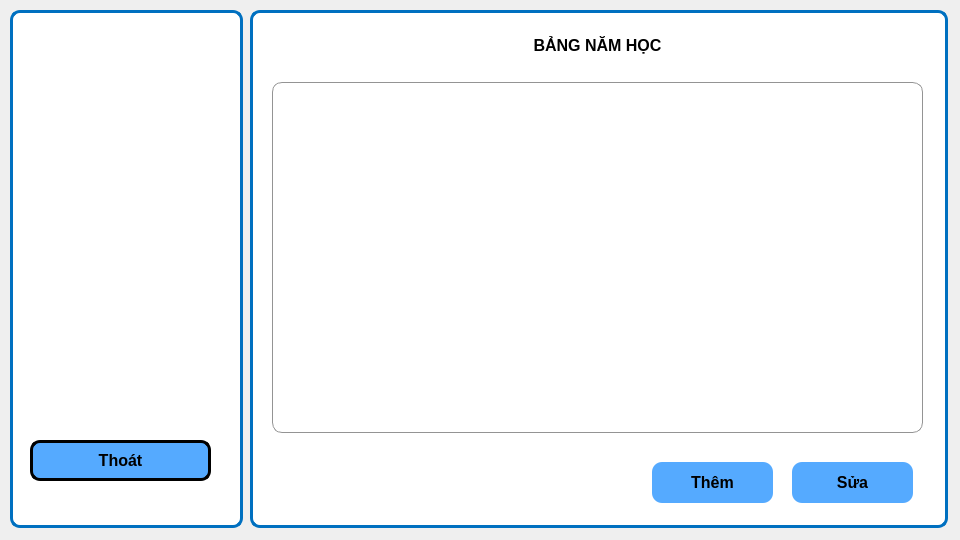
<?xml version="1.0" encoding="UTF-8"?>
<ui version="4.0">
 <class>man_hinh_bang_nam_hoc</class>
 <widget class="QWidget" name="man_hinh_bang_nam_hoc">
  <property name="geometry">
   <rect>
    <x>0</x>
    <y>0</y>
    <width>960</width>
    <height>540</height>
   </rect>
  </property>
  <property name="windowTitle">
   <string>Form</string>
  </property>
  <widget class="QGroupBox" name="groupBox">
   <property name="geometry">
    <rect>
     <x>10</x>
     <y>10</y>
     <width>233</width>
     <height>518</height>
    </rect>
   </property>
   <property name="styleSheet">
    <string notr="true">border: 3px solid rgb(0, 112, 192);
background-color: rgb(255, 255, 255);
border-radius: 10px</string>
   </property>
   <property name="title">
    <string/>
   </property>
   <widget class="QGroupBox" name="groupBox_4">
    <property name="geometry">
     <rect>
      <x>10</x>
      <y>10</y>
      <width>207</width>
      <height>231</height>
     </rect>
    </property>
    <property name="styleSheet">
     <string notr="true">border: None;
</string>
    </property>
    <property name="title">
     <string/>
    </property>
   </widget>
   <widget class="QGroupBox" name="groupBox_5">
    <property name="geometry">
     <rect>
      <x>10</x>
      <y>250</y>
      <width>207</width>
      <height>101</height>
     </rect>
    </property>
    <property name="styleSheet">
     <string notr="true">border: None;
</string>
    </property>
    <property name="title">
     <string/>
    </property>
   </widget>
   <widget class="QPushButton" name="thoat">
    <property name="geometry">
     <rect>
      <x>20</x>
      <y>430</y>
      <width>181</width>
      <height>41</height>
     </rect>
    </property>
    <property name="sizePolicy">
     <sizepolicy hsizetype="Fixed" vsizetype="Fixed">
      <horstretch>0</horstretch>
      <verstretch>0</verstretch>
     </sizepolicy>
    </property>
    <property name="font">
     <font>
      <family>Tahoma</family>
      <pointsize>12</pointsize>
      <bold>true</bold>
     </font>
    </property>
    <property name="styleSheet">
     <string notr="true">border: 3px solid rgb(0,0,0);
background-color: rgb(85, 170, 255);</string>
    </property>
    <property name="text">
     <string>Thoát</string>
    </property>
    <property name="icon">
     <iconset>
      <normalon>../../icon/exit.png</normalon>
     </iconset>
    </property>
   </widget>
  </widget>
  <widget class="QGroupBox" name="groupBox_2">
   <property name="geometry">
    <rect>
     <x>250</x>
     <y>10</y>
     <width>698</width>
     <height>518</height>
    </rect>
   </property>
   <property name="styleSheet">
    <string notr="true">border: 3px solid rgb(0, 112, 192);
background-color: rgb(255, 255, 255);
border-radius: 10px</string>
   </property>
   <property name="title">
    <string/>
   </property>
   <layout class="QVBoxLayout" name="verticalLayout" stretch="0">
    <item>
     <widget class="QGroupBox" name="groupBox_3">
      <property name="styleSheet">
       <string notr="true">border: None;</string>
      </property>
      <property name="title">
       <string/>
      </property>
      <widget class="QGroupBox" name="groupBox_7">
       <property name="geometry">
        <rect>
         <x>170</x>
         <y>420</y>
         <width>511</width>
         <height>81</height>
        </rect>
       </property>
       <property name="title">
        <string/>
       </property>
       <widget class="QPushButton" name="them">
        <property name="geometry">
         <rect>
          <x>220</x>
          <y>20</y>
          <width>121</width>
          <height>41</height>
         </rect>
        </property>
        <property name="font">
         <font>
          <family>Tahoma</family>
          <pointsize>12</pointsize>
          <bold>true</bold>
         </font>
        </property>
        <property name="styleSheet">
         <string notr="true">background-color: rgba(46, 82, 101, 200);
background-color: rgb(85, 170, 255);</string>
        </property>
        <property name="text">
         <string>Thêm</string>
        </property>
        <property name="icon">
         <iconset>
          <normalon>../../icon/plus (1).png</normalon>
         </iconset>
        </property>
       </widget>
       <widget class="QPushButton" name="sua">
        <property name="geometry">
         <rect>
          <x>360</x>
          <y>20</y>
          <width>121</width>
          <height>41</height>
         </rect>
        </property>
        <property name="font">
         <font>
          <family>Tahoma</family>
          <pointsize>12</pointsize>
          <bold>true</bold>
         </font>
        </property>
        <property name="styleSheet">
         <string notr="true">background-color: rgba(46, 82, 101, 200);
background-color: rgb(85, 170, 255);</string>
        </property>
        <property name="text">
         <string>Sửa</string>
        </property>
        <property name="icon">
         <iconset>
          <normalon>../../icon/fix.png</normalon>
         </iconset>
        </property>
       </widget>
      </widget>
      <widget class="QTableWidget" name="danh_sach_nam">
       <property name="geometry">
        <rect>
         <x>10</x>
         <y>60</y>
         <width>651</width>
         <height>351</height>
        </rect>
       </property>
       <property name="styleSheet">
        <string notr="true">border: 1px solid rgb(148, 148, 148);
border-radius: 10px</string>
       </property>
       <attribute name="verticalHeaderShowSortIndicator" stdset="0">
        <bool>false</bool>
       </attribute>
       <attribute name="verticalHeaderStretchLastSection">
        <bool>false</bool>
       </attribute>
      </widget>
      <widget class="QTextEdit" name="textEdit">
       <property name="geometry">
        <rect>
         <x>-10</x>
         <y>10</y>
         <width>691</width>
         <height>41</height>
        </rect>
       </property>
       <property name="html">
        <string>&lt;!DOCTYPE HTML PUBLIC &quot;-//W3C//DTD HTML 4.0//EN&quot; &quot;http://www.w3.org/TR/REC-html40/strict.dtd&quot;&gt;
&lt;html&gt;&lt;head&gt;&lt;meta name=&quot;qrichtext&quot; content=&quot;1&quot; /&gt;&lt;meta charset=&quot;utf-8&quot; /&gt;&lt;style type=&quot;text/css&quot;&gt;
p, li { white-space: pre-wrap; }
hr { height: 1px; border-width: 0; }
li.unchecked::marker { content: &quot;\2610&quot;; }
li.checked::marker { content: &quot;\2612&quot;; }
&lt;/style&gt;&lt;/head&gt;&lt;body style=&quot; font-family:'Segoe UI'; font-size:9pt; font-weight:400; font-style:normal;&quot;&gt;
&lt;p align=&quot;center&quot; style=&quot; margin-top:0px; margin-bottom:0px; margin-left:0px; margin-right:0px; -qt-block-indent:0; text-indent:0px;&quot;&gt;&lt;span style=&quot; font-family:'MS Shell Dlg 2'; font-size:12pt; font-weight:600;&quot;&gt;BẢNG NĂM HỌC&lt;/span&gt;&lt;/p&gt;&lt;/body&gt;&lt;/html&gt;</string>
       </property>
      </widget>
     </widget>
    </item>
   </layout>
  </widget>
 </widget>
 <resources/>
 <connections/>
</ui>
